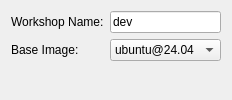
<?xml version="1.0" encoding="UTF-8"?>
<ui version="4.0">
 <class>GeneralPage</class>
 <widget class="QWizardPage" name="GeneralPage">
  <property name="title">
   <string>General Settings</string>
  </property>
  <property name="subTitle">
   <string>Configure the basic settings for the new workshop.</string>
  </property>
  <layout class="QFormLayout" name="formLayout">
   <item row="0" column="0">
    <widget class="QLabel" name="workshopNameLabel">
     <property name="text">
      <string>Workshop Name:</string>
     </property>
    </widget>
   </item>
   <item row="0" column="1">
    <widget class="QLineEdit" name="nameEdit">
     <property name="text">
      <string>dev</string>
     </property>
    </widget>
   </item>
   <item row="1" column="0">
    <widget class="QLabel" name="baseImageLabel">
     <property name="text">
      <string>Base Image:</string>
     </property>
    </widget>
   </item>
   <item row="1" column="1">
    <widget class="QComboBox" name="baseCombo">
     <item>
      <property name="text">
       <string>ubuntu@24.04</string>
      </property>
     </item>
     <item>
      <property name="text">
       <string>ubuntu@22.04</string>
      </property>
     </item>
    </widget>
   </item>
  </layout>
 </widget>
 <resources/>
 <connections/>
</ui>
